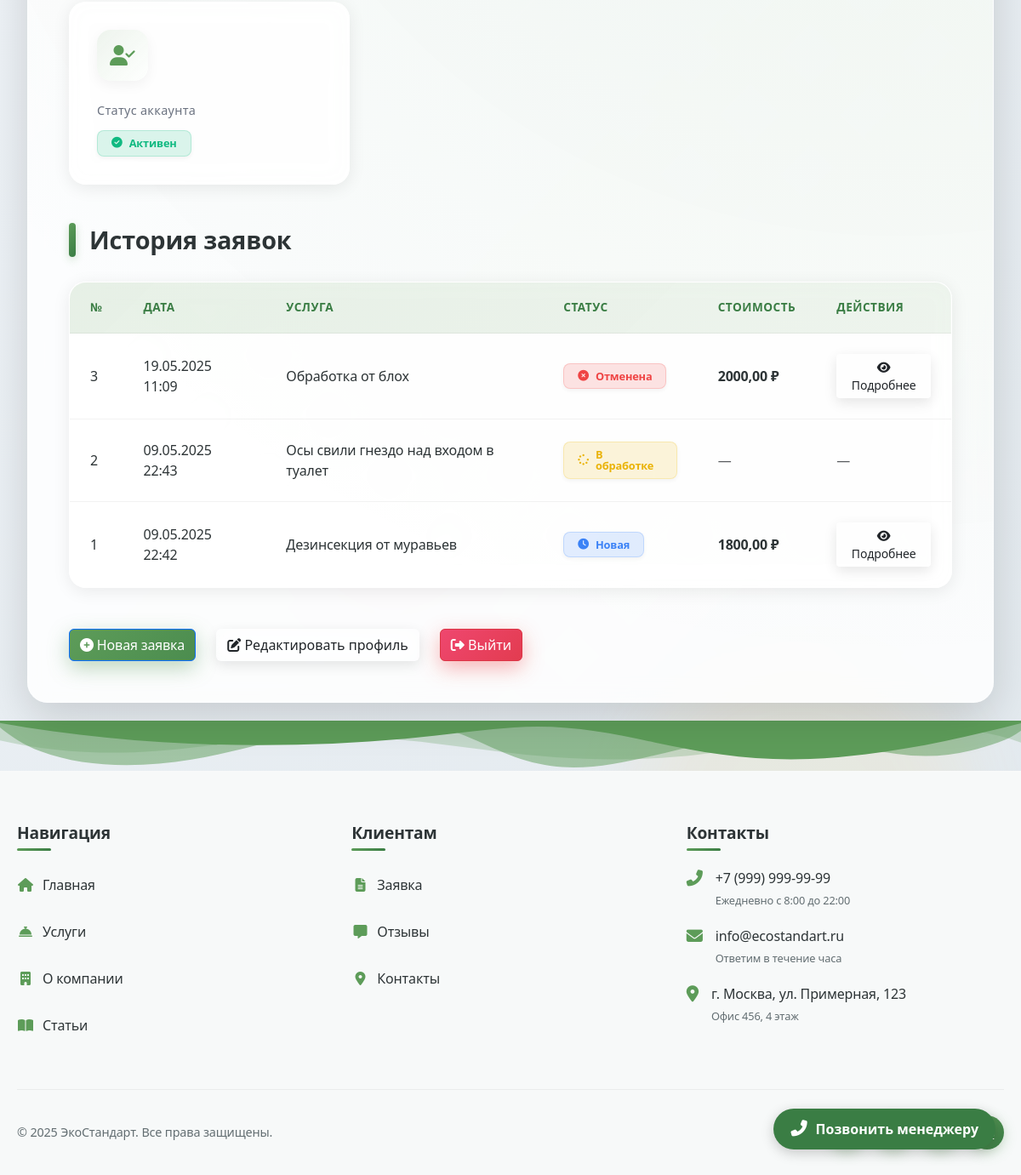
The page /accounts/profile/ (signed in, lower part) on the database as committed earlier.
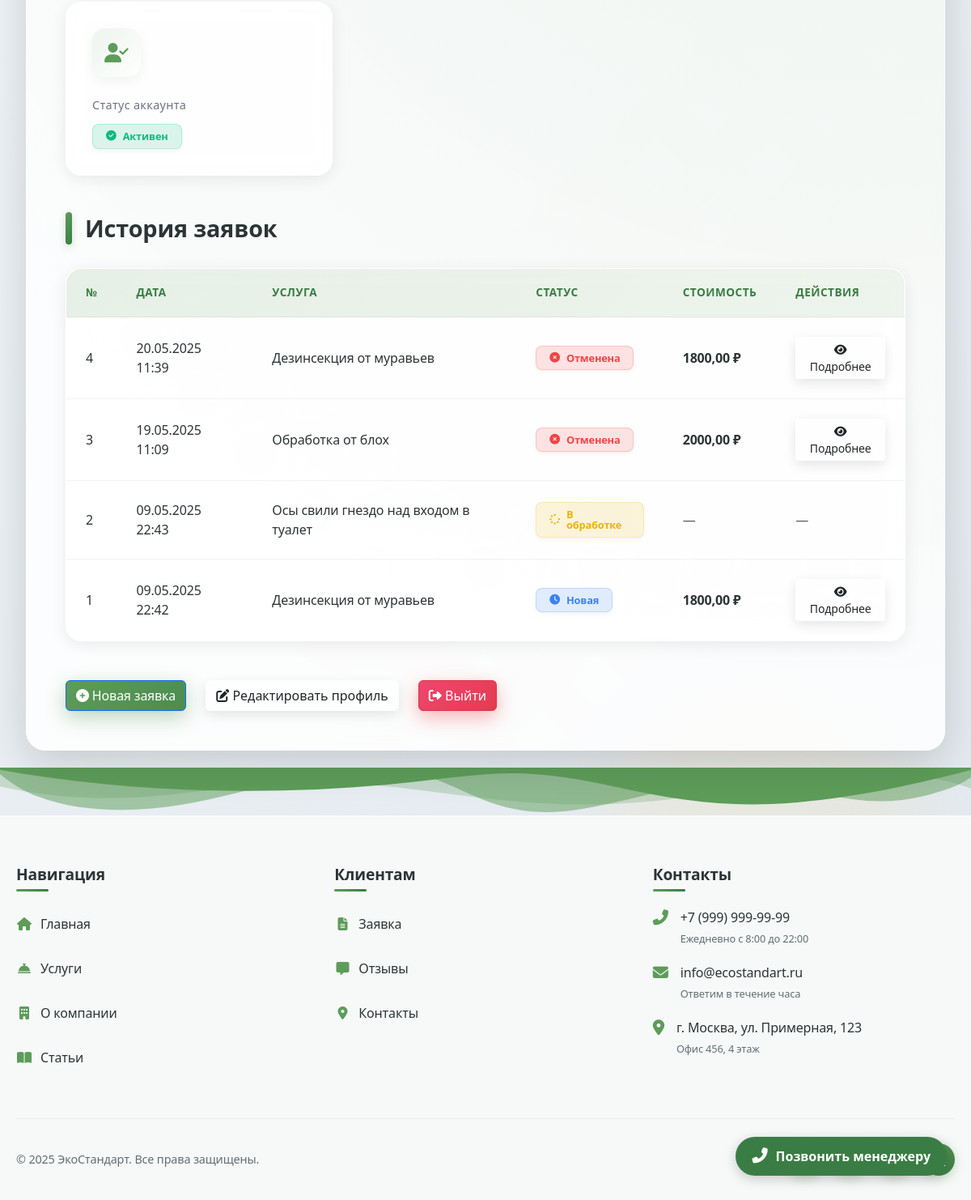
The same page on the database as committed later.
### accounts/models.py (models this page shows, shortened)
class ServiceRequest(models.Model):
    user = models.ForeignKey(User, on_delete=models.CASCADE, related_name='requests')
    service = models.ForeignKey('Service', on_delete=models.SET_NULL, null=True, blank=True)
    custom_service = models.CharField(max_length=200, blank=True, null=True)
    problem_description = models.TextField()
    full_name = models.CharField(max_length=100)
    phone = models.CharField(max_length=20)
    address = models.TextField()
    status = models.CharField(max_length=20, choices=RequestStatus.choices, default=RequestStatus.NEW)
    price = models.DecimalField(max_digits=10, decimal_places=2, null=True, blank=True)
    created_at = models.DateTimeField(auto_now_add=True)
    updated_at = models.DateTimeField(auto_now=True)

class Service(models.Model):
    name = models.CharField(max_length=200)
    description = models.TextField()
    price_min = models.DecimalField(max_digits=10, decimal_places=2, verbose_name="Минимальная цена", default=0.00)
    price_max = models.DecimalField(max_digits=10, decimal_places=2, verbose_name="Максимальная цена", default=0.00)
    equipment_image = models.ImageField(upload_to='equipment/', blank=True, null=True)

### accounts/views.py (the view)
# urls.py: path('profile/', views.profile, name='profile'),
@login_required
def profile(request):
    user_requests = ServiceRequest.objects.filter(user=request.user).order_by('-created_at')
    profile_form = UserProfileForm(instance=request.user)
    return render(request, 'accounts/profile.html', {'user_requests': user_requests, 'profile_form': profile_form})

### templates/accounts/profile.html (shortened to what the changed rows need)
{% load static %}
<!DOCTYPE html>
<html lang="ru">
<head>
    <link rel="stylesheet" href="https://cdnjs.cloudflare.com/ajax/libs/font-awesome/6.4.2/css/all.min.css">
    <link href="https://cdn.jsdelivr.net/npm/bootstrap@5.3.3/dist/css/bootstrap.min.css" rel="stylesheet">
</head>
<body>
    {% include 'includes/navbar.html' %}
    <div class="profile-container">
        <div class="profile-content">
            {% if user_requests %}
                <div class="requests-container">
                    <table class="requests-table">
                        <thead>
                            <tr>
                                <th>№</th>
                                <th>Дата</th>
                                <th>Услуга</th>
                                <th>Статус</th>
                                <th>Стоимость</th>
                                <th>Действия</th>
                            </tr>
                        </thead>
                        <tbody>
                            {% for req in user_requests %}
                                <tr>
                                    <td>{{ req.id }}</td>
                                    <td>{{ req.created_at|date:"d.m.Y H:i" }}</td>
                                    <td>
                                        {% if req.service %}
                                            {{ req.service.name }}
                                        {% else %}
                                            {{ req.custom_service }}
                                        {% endif %}
                                    </td>
                                    <td>
                                        <span class="status-badge
                                            {% if req.status == 'new' %}status-new
                                            {% elif req.status == 'in_progress' %}status-in-progress
                                            {% elif req.status == 'completed' %}status-completed
                                            {% else %}status-cancelled{% endif %}">
                                            <i class="fas
                                                {% if req.status == 'new' %}fa-clock
                                                {% elif req.status == 'in_progress' %}fa-spinner fa-pulse
                                                {% elif req.status == 'completed' %}fa-check-circle
                                                {% else %}fa-times-circle{% endif %}"></i>
                                            {{ req.get_status_display }}
                                        </span>
                                    </td>
                                    <td>
                                        {% if req.price %}
                                            <span class="fw-bold">{{ req.price }} ₽</span>
                                        {% else %}
                                            <span class="text-muted">—</span>
                                        {% endif %}
                                    </td>
                                    <td>
                                        {% if req.service %}
                                            <a href="{% url 'service_detail' req.service.id %}" class="btn btn-sm btn-outline">
                                                <i class="fas fa-eye"></i> Подробнее
                                            </a>
                                        {% else %}
                                            <span class="text-muted">—</span>
                                        {% endif %}
                                    </td>
                                </tr>
                            {% endfor %}
                        </tbody>
                    </table>
                </div>
            {% endif %}
        </div>
    </div>
    {% include 'includes/footer.html' %}
</body>
</html>

Rows that differ between the two databases and show on the page:
added ServiceRequest: id "4", created_at "20.05.2025 11:39", service.name "Дезинсекция от муравьев", status "Отменена", price "1800,00", shows "Подробнее"
